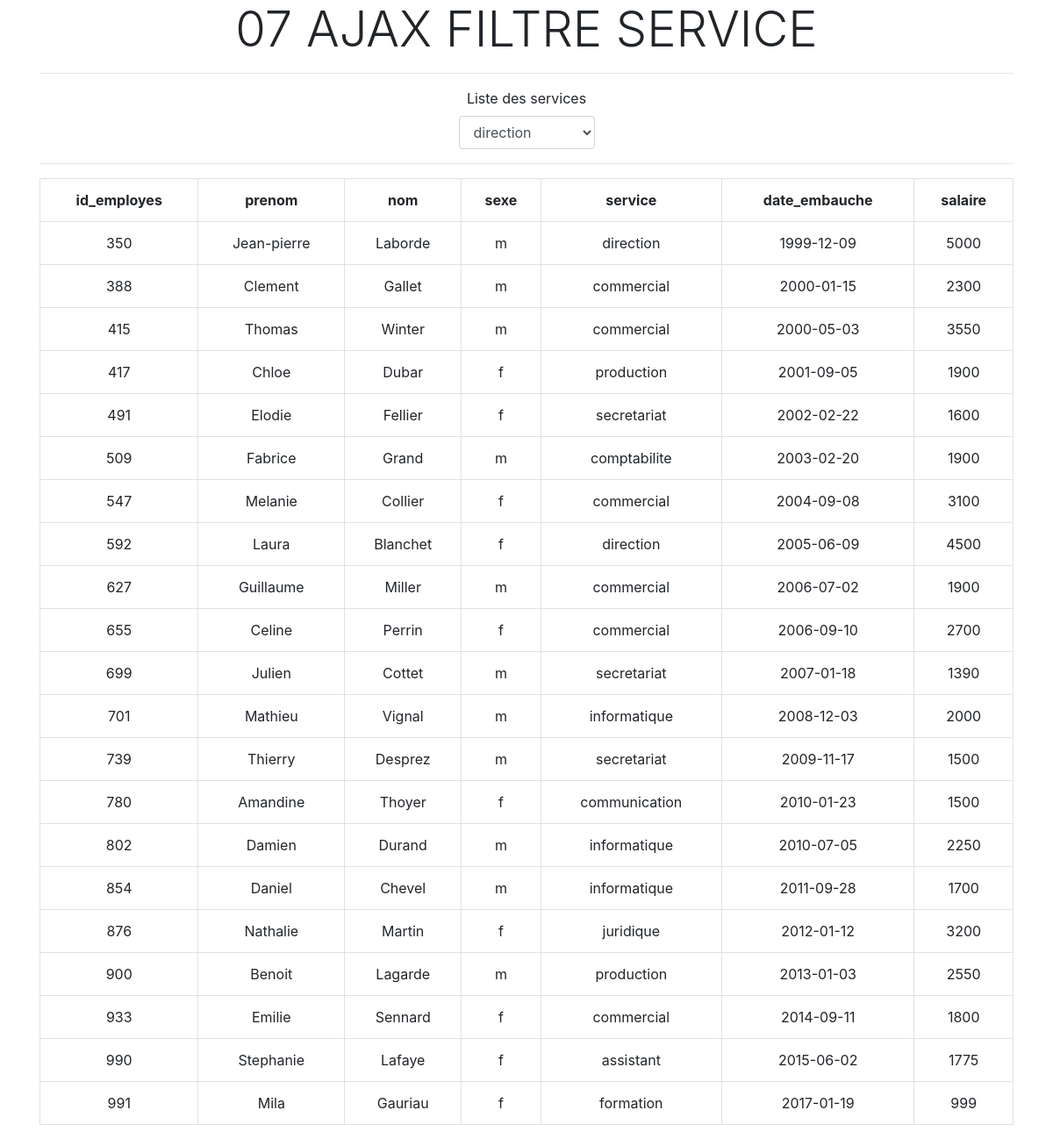
Screenshot of /Ajax_01/07-ajax-filtre-service/index.php with the database file from the repository.
### tables this page shows
CREATE TABLE `employes` (

  `id_employes` int(3) NOT NULL,

  `prenom` varchar(20) DEFAULT NULL,

  `nom` varchar(20) DEFAULT NULL,

  `sexe` enum('m','f') NOT NULL,

  `service` varchar(30) DEFAULT NULL,

  `date_embauche` date DEFAULT NULL,

  `salaire` float DEFAULT NULL

);

### Ajax_01/07-ajax-filtre-service/index.php (the view, shortened to what this page needs)
<!DOCTYPE html>
<html lang="en">
<head>
    <link rel="stylesheet" href="https://stackpath.bootstrapcdn.com/bootstrap/4.3.1/css/bootstrap.min.css"
>
</head>
<body>
    <div class="container">
        <h1 class="display-4 text-center">07 AJAX FILTRE SERVICE</h1><hr>
        <form action="" class="col-md-2 offset-md-5 text-center">
            <div class="form-group">
                <label for="service">Liste des services</label>
                <?php
                require_once('init.php');
                $result = $bdd->query("SELECT DISTINCT service FROM employes");
                ?>
                <select class="form-control" id="service" name="service">
                <?php while($service = $result->fetch(PDO::FETCH_ASSOC)): ?>
                    <option><?= $service['service'] ?></option>
                <?php endwhile; ?>
                </select>
            </div>
        </form><hr>
        <div id="resultat">
        <?php
        require_once('init.php');
        $result = $bdd->query("SELECT * FROM employes");
        echo '<table class="table table-bordered text-center"><tr>';
        for($i = 0; $i < $result->columnCount(); $i++)
        {
            $colonne = $result->getColumnMeta($i);
            echo "<th>$colonne[name]</th>";
        }
        echo '</tr>';
        while($employes = $result->fetch(PDO::FETCH_ASSOC))
        {
            echo '<tr>';
            foreach($employes as $value)
            {
                echo "<td>$value</td>";
            }
            echo '</tr>';
        }
        echo '</table>';
        ?>
        </div>
    </div>
</body>
</html>

### rows the page displays
employes: id_employes "350", prenom "Jean-pierre", nom "Laborde", sexe "m", service "direction", date_embauche "1999-12-09", salaire "5000"
employes: id_employes "388", prenom "Clement", nom "Gallet", sexe "m", service "commercial", date_embauche "2000-01-15", salaire "2300"
employes: id_employes "415", prenom "Thomas", nom "Winter", sexe "m", service "commercial", date_embauche "2000-05-03", salaire "3550"
employes: id_employes "417", prenom "Chloe", nom "Dubar", sexe "f", service "production", date_embauche "2001-09-05", salaire "1900"
employes: id_employes "491", prenom "Elodie", nom "Fellier", sexe "f", service "secretariat", date_embauche "2002-02-22", salaire "1600"
employes: id_employes "509", prenom "Fabrice", nom "Grand", sexe "m", service "comptabilite", date_embauche "2003-02-20", salaire "1900"
employes: id_employes "547", prenom "Melanie", nom "Collier", sexe "f", service "commercial", date_embauche "2004-09-08", salaire "3100"
employes: id_employes "592", prenom "Laura", nom "Blanchet", sexe "f", service "direction", date_embauche "2005-06-09", salaire "4500"
employes: id_employes "627", prenom "Guillaume", nom "Miller", sexe "m", service "commercial", date_embauche "2006-07-02", salaire "1900"
employes: id_employes "655", prenom "Celine", nom "Perrin", sexe "f", service "commercial", date_embauche "2006-09-10", salaire "2700"
employes: id_employes "699", prenom "Julien", nom "Cottet", sexe "m", service "secretariat", date_embauche "2007-01-18", salaire "1390"
employes: id_employes "701", prenom "Mathieu", nom "Vignal", sexe "m", service "informatique", date_embauche "2008-12-03", salaire "2000"
employes: id_employes "739", prenom "Thierry", nom "Desprez", sexe "m", service "secretariat", date_embauche "2009-11-17", salaire "1500"
employes: id_employes "780", prenom "Amandine", nom "Thoyer", sexe "f", service "communication", date_embauche "2010-01-23", salaire "1500"
employes: id_employes "802", prenom "Damien", nom "Durand", sexe "m", service "informatique", date_embauche "2010-07-05", salaire "2250"
employes: id_employes "854", prenom "Daniel", nom "Chevel", sexe "m", service "informatique", date_embauche "2011-09-28", salaire "1700"
employes: id_employes "876", prenom "Nathalie", nom "Martin", sexe "f", service "juridique", date_embauche "2012-01-12", salaire "3200"
employes: id_employes "900", prenom "Benoit", nom "Lagarde", sexe "m", service "production", date_embauche "2013-01-03", salaire "2550"
employes: id_employes "933", prenom "Emilie", nom "Sennard", sexe "f", service "commercial", date_embauche "2014-09-11", salaire "1800"
employes: id_employes "990", prenom "Stephanie", nom "Lafaye", sexe "f", service "assistant", date_embauche "2015-06-02", salaire "1775"
employes: id_employes "991", prenom "Mila", nom "Gauriau", sexe "f", service "formation", date_embauche "2017-01-19", salaire "999"

### other values shown
$colonne[name] "id_employes"
$colonne[name] "prenom"
$colonne[name] "nom"
$colonne[name] "sexe"
$colonne[name] "service"
$colonne[name] "date_embauche"
$colonne[name] "salaire"
form field service "direction"
